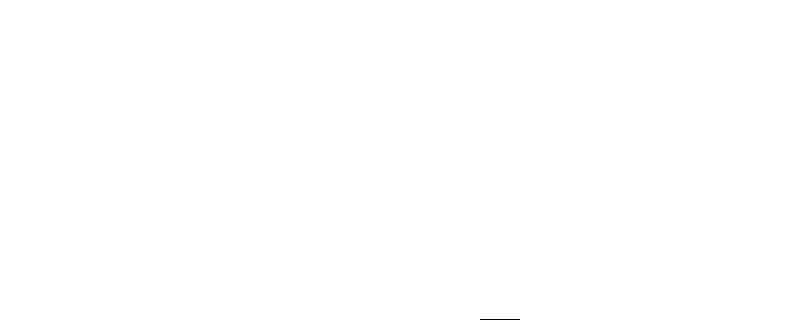
Frame 1 (no input)
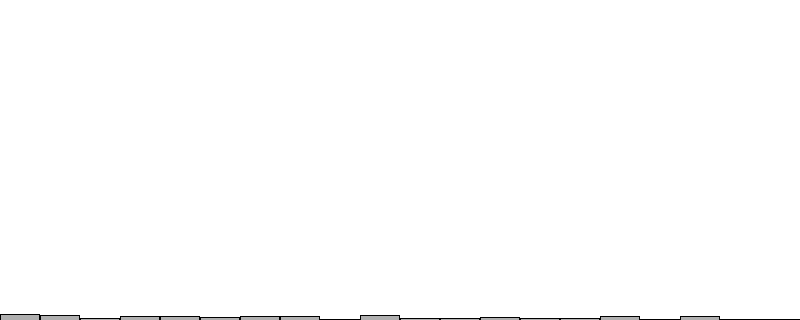
Frame 60 (the mouse pressed at the canvas centre just before this capture)
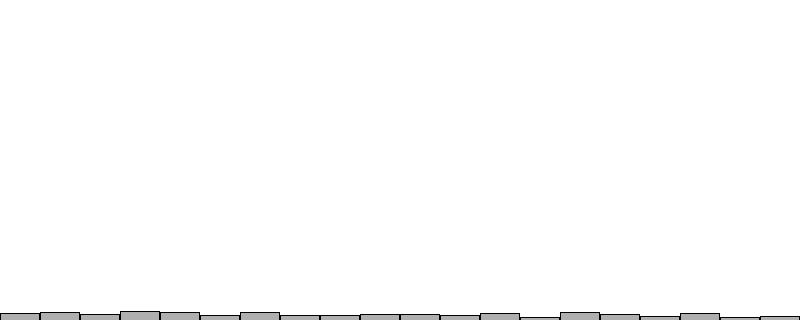
Frame 120 (the mouse held since frame 60 and released just before this capture)

The Processing sketch that drew these frames (run headless with seeded random() and noise(); from frame 60 on, the mouse is pressed at the canvas centre):

// Processing sketch: s01_distribution_aleatoire
// ── s01_distribution_aleatoire.pde
int[] randomCounts;

void setup () {
  size (800, 320);
  randomCounts = new int[20];
  delay (1000);
}

void draw () {
  background (255);
  
  int index = int (random (randomCounts.length));
  randomCounts[index]++;
  
  stroke (0);
  fill (175);
  int w = width / randomCounts.length;
  
  for (int x = 0; x < randomCounts.length; x++) {
    rect (x * w, height - randomCounts[x], w - 1, randomCounts[x]);
  }  
}
